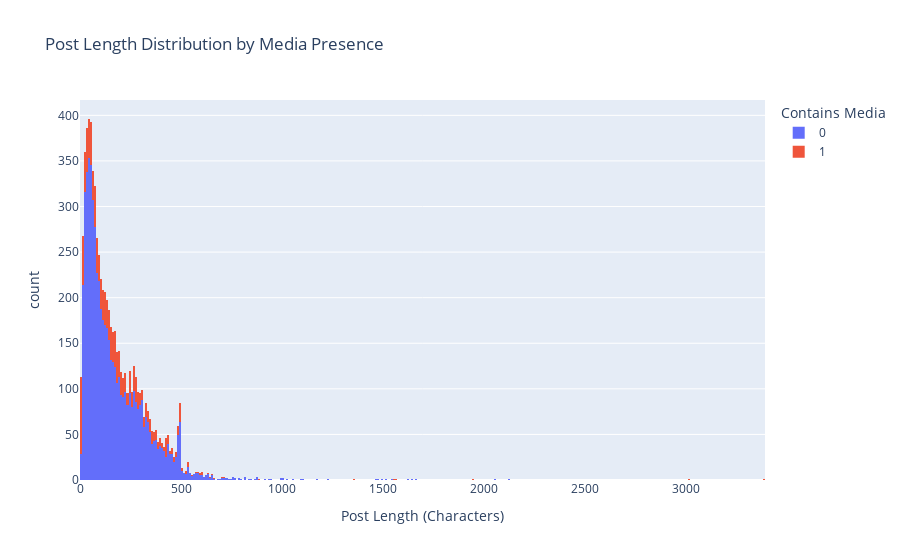

Notebook code for this chart:
### Markdown cell above
**How the length of posts differs between those with media and those without?**

### Code cell
fig = px.histogram(df_clean, x='Post´s Length', color='Post has Media', 
                   title='Post Length Distribution by Media Presence',
                   labels={'Post´s Length': 'Post Length (Characters)', 'Post has Media': 'Contains Media'})
fig.show()

### Figure 1 — Plotly figure (JSON) as saved in the notebook; plotly's stock layout.template omitted (floating-point values rounded to 4 significant figures; data arrays with more than 128 entries replaced by an {"elided": "..."} marker saying what was removed)
{"data": [{"alignmentgroup": "True", "bingroup": "x", "hovertemplate": "Contains Media=0<br>Post Length (Characters)=%{x}<br>count=%{y}<extra></extra>", "legendgroup": "0", "marker": {"color": "#636efa", "pattern": {"shape": ""}}, "name": "0", "offsetgroup": "0", "orientation": "v", "showlegend": true, "type": "histogram", "x": {"elided": "6000 int values"}, "xaxis": "x", "yaxis": "y"}, {"alignmentgroup": "True", "bingroup": "x", "hovertemplate": "Contains Media=1<br>Post Length (Characters)=%{x}<br>count=%{y}<extra></extra>", "legendgroup": "1", "marker": {"color": "#EF553B", "pattern": {"shape": ""}}, "name": "1", "offsetgroup": "1", "orientation": "v", "showlegend": true, "type": "histogram", "x": {"elided": "1250 int values"}, "xaxis": "x", "yaxis": "y"}], "layout": {"barmode": "relative", "legend": {"title": {"text": "Contains Media"}, "tracegroupgap": 0}, "title": {"text": "Post Length Distribution by Media Presence"}, "xaxis": {"anchor": "y", "domain": [0, 1], "title": {"text": "Post Length (Characters)"}}, "yaxis": {"anchor": "x", "domain": [0, 1], "title": {"text": "count"}}}}
